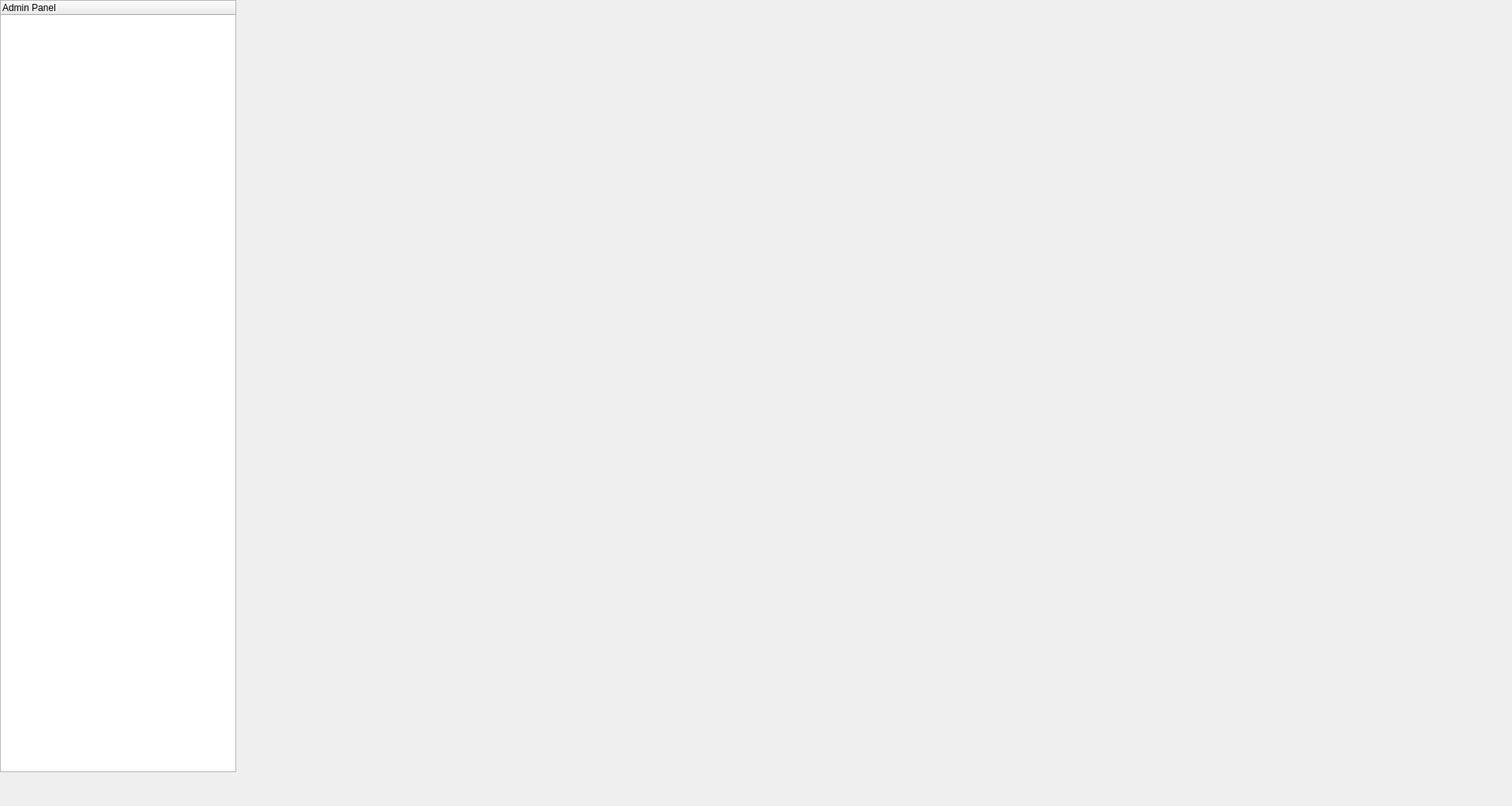
<?xml version="1.0" encoding="UTF-8"?>
<ui version="4.0">
 <class>adminpanel</class>
 <widget class="QWidget" name="adminpanel">
  <property name="geometry">
   <rect>
    <x>0</x>
    <y>0</y>
    <width>1920</width>
    <height>1023</height>
   </rect>
  </property>
  <property name="sizePolicy">
   <sizepolicy hsizetype="Expanding" vsizetype="Expanding">
    <horstretch>0</horstretch>
    <verstretch>0</verstretch>
   </sizepolicy>
  </property>
  <property name="minimumSize">
   <size>
    <width>300</width>
    <height>300</height>
   </size>
  </property>
  <property name="maximumSize">
   <size>
    <width>1920</width>
    <height>1080</height>
   </size>
  </property>
  <property name="baseSize">
   <size>
    <width>1920</width>
    <height>1080</height>
   </size>
  </property>
  <property name="windowTitle">
   <string>Form</string>
  </property>
  <property name="styleSheet">
   <string notr="true">background: qlineargradient(spread:pad, x1:0, y1:0, x2:1, y2:1,
                            stop:0 #e3f2fd, stop:1 #bbdefb);
</string>
  </property>
  <widget class="QWidget" name="layoutWidget">
   <property name="geometry">
    <rect>
     <x>0</x>
     <y>-40</y>
     <width>1871</width>
     <height>1061</height>
    </rect>
   </property>
   <layout class="QHBoxLayout" name="horizontalLayout">
    <item>
     <widget class="QTreeWidget" name="treeWidgetItem">
      <property name="minimumSize">
       <size>
        <width>300</width>
        <height>300</height>
       </size>
      </property>
      <property name="maximumSize">
       <size>
        <width>200</width>
        <height>980</height>
       </size>
      </property>
      <column>
       <property name="text">
        <string>Admin Panel</string>
       </property>
      </column>
     </widget>
    </item>
    <item>
     <widget class="QStackedWidget" name="stackedWidget_pages">
      <property name="sizePolicy">
       <sizepolicy hsizetype="Expanding" vsizetype="Ignored">
        <horstretch>0</horstretch>
        <verstretch>0</verstretch>
       </sizepolicy>
      </property>
      <property name="minimumSize">
       <size>
        <width>300</width>
        <height>300</height>
       </size>
      </property>
      <property name="maximumSize">
       <size>
        <width>1700</width>
        <height>980</height>
       </size>
      </property>
      <widget class="QWidget" name="page"/>
      <widget class="QWidget" name="page_2"/>
     </widget>
    </item>
   </layout>
  </widget>
 </widget>
 <resources/>
 <connections/>
</ui>
